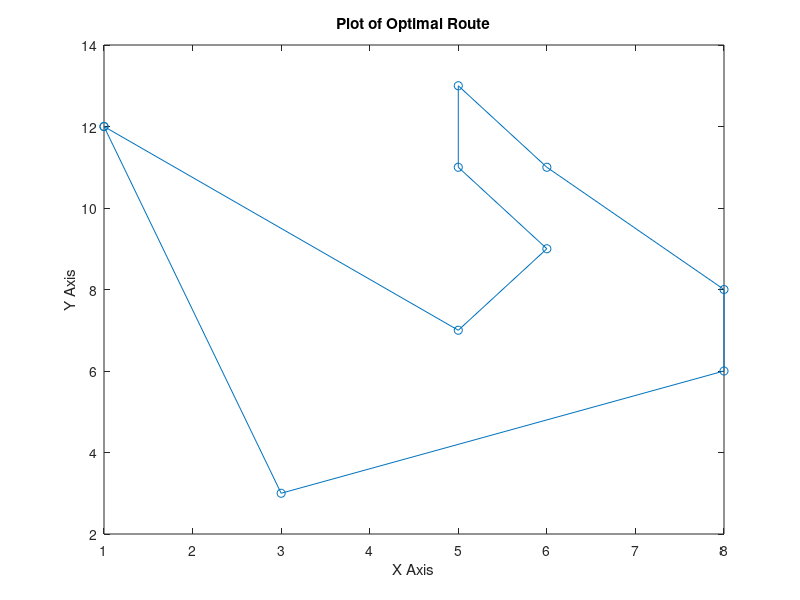
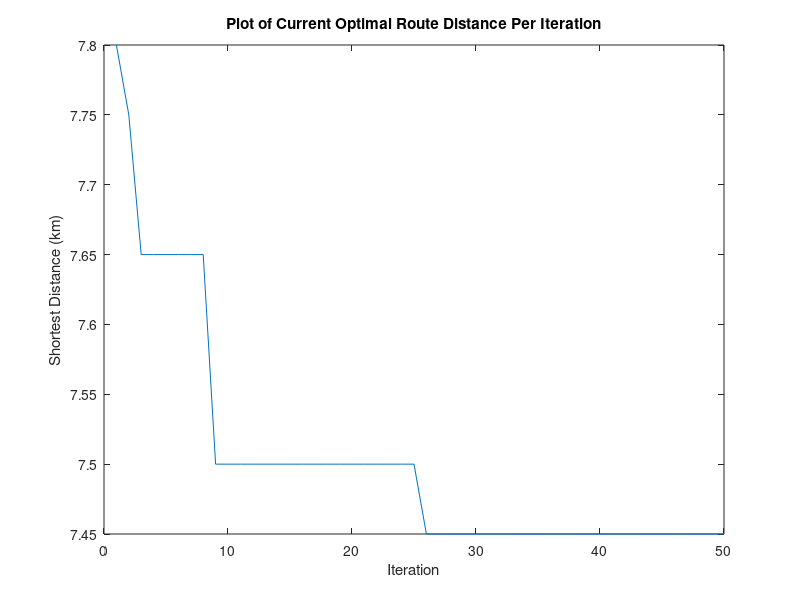

The MATLAB script that drew these images, in order:
% MECH 6318
% Fall 2021
% Group 11 Final Project

clc;
close all;
clear all;


%% Problem Definition

% Define maximum distance bot can travel. If optimial route exceeds this
% value, code returns error message.
max_distance = 9;

locations = [   % Defines points for each delivery point
    3,3;
    5,7;
    8,6;
    5,11;
    8,8;
    6,9;
    5,13;
    1,12;
    6,11];


n = length(locations);  % Total number of locations


% Automatically create distances matrix, assuming distance between
% each location is a straight line
distances = zeros(n);
for i = 1:n-1
    for j = i+1:n
        
        distances(i, j) = sqrt((locations(i,1)-locations(j,1))^2+(locations(i,2)-locations(j,2))^2);
        
        distances(j, i) = distances(i, j);
        
    end
end


% Alternatively, distance matrix can be constructed manually, if
% distances between each location are provided. Just uncomment section
% below and fill out distances matrix

clear distances;
distances = [
    0,1.1,1.1,1.5,1.4,1.4,1.9,1.4,1.7;
    1.1,0,0.5,0.65,0.5,0.45,1.1,1.8,0.75;
    1.1,0.5,0,1.1,0.35,0.65,1.5,2.2,0.7;
    1.5,0.65,1.1,0,0.85,0.4,0.75,1.8,0.4;
    1.4,0.5,0.35,0.85,0,0.5,1.2,2.1,0.45;
    1.4,0.45,0.65,0.4,0.5,0,0.8,1.8,0.35;
    1.9,1.1,1.5,0.75,1.2,0.8,0,2.2,0.75;
    1.4,1.8,2.2,1.8,2.1,1.8,2.2,0,2.1;
    1.7,0.75,0.7,0.4,0.45,0.35,0.75,2.1,0];


%% Ant Colony Algorithm Parameters

max_iterations = 50;   % Maximum number of iterations

total_ants = 50;    % Total number of ants

Q = 1;  % Constant; affects initial pheromone levels

tau0 = 10*Q/(n*mean(distances(:)));	% Initial pheromone

alpha = 1;    % Relative weight of pheremone

beta = 1; % Relative weight of heuristic (distance) information

rho = 0.05; % Pheremone evaporation rate

eta = 1./distances; % Heuristic information matrix; defines attractiveness
                    % of move based on travel distance

tau = tau0 * ones(n,n);

ant_route = [];

shortest_distance = inf;

                    
%% Ant Colony Optimization Algorithm

% Begin each iteration
for iteration = 1:max_iterations
    
    
    % Move each individual ant
    for k = 1:total_ants
        
        
        % Randomize next point for ant to travel to
        ant_route_temp = randi([1 n]);
        
        
        % Compute each step each individual ant takes
        % Start loop at 2, since starting point is known
        for step = 2:n
            
            
            last_location = ant_route_temp(end);
            
            
            % Numerator of probability function
            P = tau(last_location,:).^alpha .* eta(last_location,:).^beta;
            
            
            % Probability of traveling to space ant is currently on is zero
            P(ant_route_temp) = 0;
            
            
            % Incorporates denominator of probability function
            P = P/sum(P);
            
            
            % Compute, using probability function, the next point to
            % travel to
            j = find(rand <= cumsum(P), 1, 'first');
            
            
            % Concatenate route matrices, for each ant
            ant_route_temp = [ant_route_temp j];
            
            
        end
        
        
        % Concatenate route matrices, for each iteration
        ant_route = [ant_route;ant_route_temp];
        
        
        % Compute distance traveled by each ant
        
        % Make each route round trip, returining to starting position
        route = [ant_route_temp ant_route_temp(1)];
        
        % Initialize route distance to zero for each ant
        route_distance = 0;
        
        for x = 1:n
            
            % Compute total distance traveled for ant from distances matrix
            route_distance = route_distance + distances(route(x),route(x+1));
            
        end
        
        
        % Update best route if computed route is shorter than previous
        % shortest
        
        if route_distance < shortest_distance
            shortest_distance = route_distance;
            shortest_route = route;
        end
        
        
    end
    
    % Update pheremones
    for m = 1:total_ants
        
        ant_route_temp = ant_route(n*(iteration - 1) + m,:);
        
        % Make route round trip, returining to starting position
        ant_route_temp = [ant_route_temp ant_route_temp(1)];
        
        
        % Initialize route distance to zero for each ant
        route_distance = 0;
        
        for x = 1:n
            
            % Compute total distance traveled for ant from distances matrix
            route_distance = route_distance + distances(route(x),route(x+1));
            
        end
        
        
        for q = 1:n
            
            tau(ant_route_temp(q),ant_route_temp(q+1)) = tau(ant_route_temp(q),ant_route_temp(q+1)) + Q/route_distance;
            
        end
        
    end
    
    
    % Pheremone evaporation
    tau = (1-rho)*tau;
    
    
    % Store shortest distances in matrix
    shortest_distance_matrix(iteration) = shortest_distance;
    
end


if shortest_distance > max_distance
    fprintf(2,'Error: Total distance of optimal route exceeds\nthe maximum allowable distance. Try selecting\nfewer locations for this trip\n')
end


%% Plot points with optimal route

optimal_route_points = zeros(n+1,2);

for i = 1:n+1
    optimal_route_points(i,1) = locations(shortest_route(i),1);
    optimal_route_points(i,2) = locations(shortest_route(i),2);
end


figure;
plot(optimal_route_points(:,1),optimal_route_points(:,2),'-o');
title('Plot of Optimal Route');
xlabel('X Axis');
ylabel('Y Axis');



%% Plot shortest distance vs iteration number

figure;
plot(1:max_iterations,shortest_distance_matrix);
title('Plot of Current Optimal Route Distance Per Iteration');
xlabel('Iteration');
ylabel('Shortest Distance (km)');